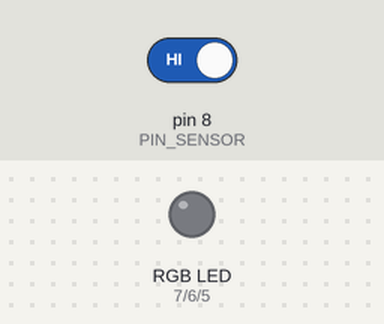
A sketch run on a simulated Arduino Uno, built with avr-gcc and run on an emulated ATmega328P. Parts: an RGB LED mixed from three pins (HIGH = lit). Dashed ring = blinking. The test bench sets the inputs (shaded band); at power-on: pin 8 (PIN_SENSOR) HIGH.

Above: at 1.2 s.
1.3 s: pin 8 (PIN_SENSOR) driven LOW
At 1.75 s:
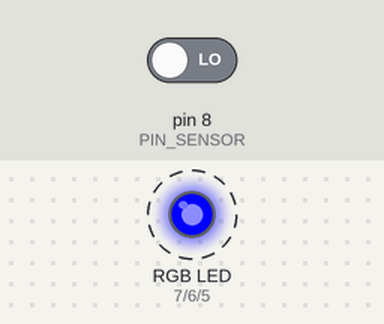
At 2.35 s:
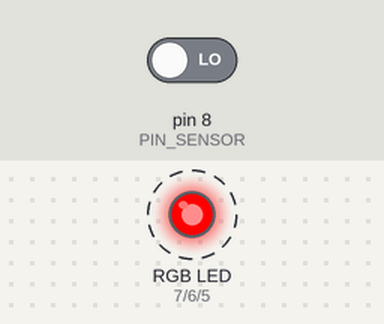
4.3 s: pin 8 (PIN_SENSOR) driven HIGH
At 5.1 s:
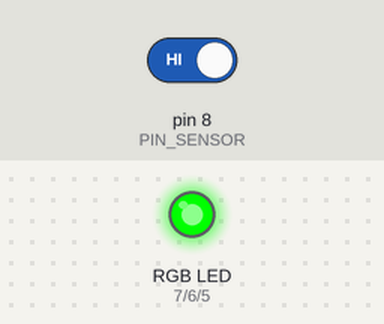
Timing chart, 0 to 7.3 s (numbered marks = the images above; inputs shaded):
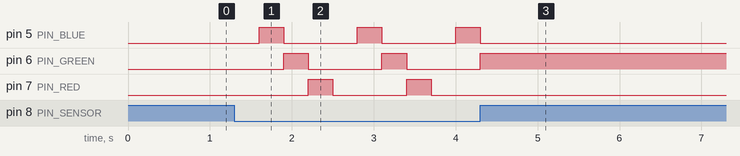

The sketch:

BLKLab_PRJ_42_Mach_Dieu_Khien_LED_RGB_Bang_Tieng_Vo_Tay.ino
```cpp
/*=================================================================================================
 * BANLINHKIEN.COM                                            *
 ==================================================================================================
*/

// --- KHAI BÁO CẤU HÌNH ---
const int PIN_RED    = 7;
const int PIN_GREEN  = 6;
const int PIN_BLUE   = 5;
const int PIN_SENSOR = 8;

// --- BIẾN ĐIỀU KHIỂN ---
int mode = 0;               // Chế độ hiện tại (0-3)
int count = 0;              // Đếm số lần vỗ tay
unsigned long lastTime = 0; // Lưu thời điểm vỗ tay lần đầu

void setup() {
  pinMode(PIN_RED, OUTPUT);
  pinMode(PIN_GREEN, OUTPUT);
  pinMode(PIN_BLUE, OUTPUT);
  pinMode(PIN_SENSOR, INPUT);
}

void loop() {
  // 1. XỬ LÝ TÍN HIỆU VỖ TAY (DOUBLE CLAP)
  if (digitalRead(PIN_SENSOR) == LOW) { // Phát hiện tiếng động
    delay(150); // Chống dội âm thanh (Debounce)
    count++;

    if (count == 1) {
      lastTime = millis(); // Ghi lại thời điểm vỗ lần 1
    }
    else if (count == 2) {
      // Nếu vỗ lần 2 trong khoảng 1.5 giây kể từ lần 1
      if ((millis() - lastTime) <= 1500) {
        mode++;
        if (mode > 3) mode = 0; // Reset về chế độ 0 nếu vượt quá 4 chế độ
      }
      count = 0; // Reset biến đếm để chờ chu kỳ vỗ tay mới
    }
  }

  // Tự động reset count nếu lần vỗ thứ 2 quá trễ (> 1.5s)
  if (count == 1 && (millis() - lastTime) > 1500) {
    count = 0;
  }

  // 2. THỰC THI CÁC CHẾ ĐỘ MÀU
  switch (mode) {
    case 0: // Tắt hết
      updateRGB(0, 0, 0);
      break;
    case 1: // Xanh dương
      updateRGB(0, 0, 1);
      break;
    case 2: // Xanh lục
      updateRGB(0, 1, 0);
      break;
    case 3: // Đỏ
      updateRGB(1, 0, 0);
      break;
  }
}

// Hàm bổ trợ để viết code gọn hơn
void updateRGB(int r, int g, int b) {
  digitalWrite(PIN_RED, r);
  digitalWrite(PIN_GREEN, g);
  digitalWrite(PIN_BLUE, b);
}
```

Measured:
- after the input at 1.3 s, pin 5 (PIN_BLUE): alternates HIGH for 0.30 s and LOW for 0.90 s, starting after 0.30 s; pin 6 (PIN_GREEN): alternates HIGH for 0.30 s and LOW for 0.90 s, starting after 0.60 s; pin 7 (PIN_RED): alternates HIGH for 0.30 s and LOW for 0.90 s, starting after 0.90 s
- after the input at 4.3 s, pin 5 (PIN_BLUE): goes on until 4.3 s, then stays LOW; pin 6 (PIN_GREEN): goes on until 4.3 s, then stays HIGH; pin 7 (PIN_RED): stops changing and stays LOW
